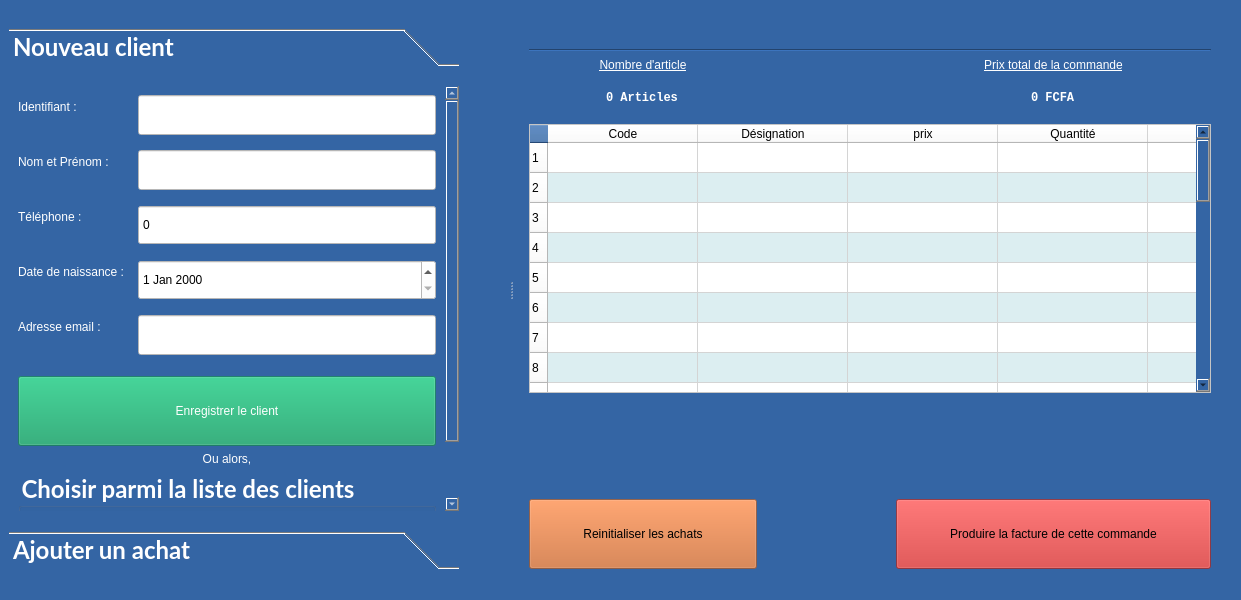
<?xml version="1.0" encoding="UTF-8"?>
<ui version="4.0">
 <class>MainWindow</class>
 <widget class="QMainWindow" name="MainWindow">
  <property name="geometry">
   <rect>
    <x>0</x>
    <y>0</y>
    <width>1241</width>
    <height>600</height>
   </rect>
  </property>
  <property name="minimumSize">
   <size>
    <width>0</width>
    <height>0</height>
   </size>
  </property>
  <property name="font">
   <font>
    <pointsize>12</pointsize>
   </font>
  </property>
  <property name="windowTitle">
   <string>Nouvel Achat</string>
  </property>
  <property name="styleSheet">
   <string notr="true">background-color: rgb(52, 101, 164);</string>
  </property>
  <widget class="QWidget" name="centralwidget">
   <layout class="QGridLayout" name="gridLayout">
    <property name="leftMargin">
     <number>15</number>
    </property>
    <property name="rightMargin">
     <number>30</number>
    </property>
    <item row="0" column="0">
     <spacer name="verticalSpacer_2">
      <property name="orientation">
       <enum>Qt::Vertical</enum>
      </property>
      <property name="sizeType">
       <enum>QSizePolicy::Fixed</enum>
      </property>
      <property name="sizeHint" stdset="0">
       <size>
        <width>20</width>
        <height>40</height>
       </size>
      </property>
     </spacer>
    </item>
    <item row="4" column="0" colspan="4">
     <widget class="QTableWidget" name="tableAchat">
      <property name="font">
       <font>
        <underline>false</underline>
       </font>
      </property>
      <property name="styleSheet">
       <string notr="true">background-color: rgb(255, 255, 255);
alternate-background-color: rgba(90, 173, 187, 54);</string>
      </property>
      <property name="horizontalScrollBarPolicy">
       <enum>Qt::ScrollBarAlwaysOff</enum>
      </property>
      <property name="editTriggers">
       <set>QAbstractItemView::SelectedClicked</set>
      </property>
      <property name="alternatingRowColors">
       <bool>true</bool>
      </property>
      <property name="rowCount">
       <number>30</number>
      </property>
      <attribute name="horizontalHeaderDefaultSectionSize">
       <number>150</number>
      </attribute>
      <attribute name="horizontalHeaderStretchLastSection">
       <bool>true</bool>
      </attribute>
      <attribute name="verticalHeaderDefaultSectionSize">
       <number>30</number>
      </attribute>
      <row/>
      <row/>
      <row/>
      <row/>
      <row/>
      <row/>
      <row/>
      <row/>
      <row/>
      <row/>
      <row/>
      <row/>
      <row/>
      <row/>
      <row/>
      <row/>
      <row/>
      <row/>
      <row/>
      <row/>
      <row/>
      <row/>
      <row/>
      <row/>
      <row/>
      <row/>
      <row/>
      <row/>
      <row/>
      <row/>
      <column>
       <property name="text">
        <string>Code</string>
       </property>
      </column>
      <column>
       <property name="text">
        <string>Désignation</string>
       </property>
      </column>
      <column>
       <property name="text">
        <string>prix</string>
       </property>
      </column>
      <column>
       <property name="text">
        <string>Quantité</string>
       </property>
      </column>
      <column>
       <property name="text">
        <string>Prix Total</string>
       </property>
      </column>
     </widget>
    </item>
    <item row="6" column="3">
     <widget class="QPushButton" name="btn_export">
      <property name="minimumSize">
       <size>
        <width>0</width>
        <height>70</height>
       </size>
      </property>
      <property name="styleSheet">
       <string notr="true">background-color: rgba(201, 42, 42, 160);</string>
      </property>
      <property name="text">
       <string>               Produire la facture de cette commande               </string>
      </property>
     </widget>
    </item>
    <item row="6" column="2">
     <spacer name="horizontalSpacer_3">
      <property name="orientation">
       <enum>Qt::Horizontal</enum>
      </property>
      <property name="sizeHint" stdset="0">
       <size>
        <width>40</width>
        <height>20</height>
       </size>
      </property>
     </spacer>
    </item>
    <item row="1" column="0" colspan="4">
     <widget class="Line" name="line">
      <property name="orientation">
       <enum>Qt::Horizontal</enum>
      </property>
     </widget>
    </item>
    <item row="5" column="0">
     <spacer name="verticalSpacer">
      <property name="orientation">
       <enum>Qt::Vertical</enum>
      </property>
      <property name="sizeType">
       <enum>QSizePolicy::Fixed</enum>
      </property>
      <property name="sizeHint" stdset="0">
       <size>
        <width>20</width>
        <height>100</height>
       </size>
      </property>
     </spacer>
    </item>
    <item row="6" column="0">
     <widget class="QPushButton" name="btn_open">
      <property name="minimumSize">
       <size>
        <width>0</width>
        <height>70</height>
       </size>
      </property>
      <property name="styleSheet">
       <string notr="true">background-color: rgba(204, 105, 47, 152);</string>
      </property>
      <property name="text">
       <string>               Reinitialiser les achats               </string>
      </property>
     </widget>
    </item>
    <item row="3" column="0">
     <widget class="QSpinBox" name="nb_article_spin">
      <property name="minimumSize">
       <size>
        <width>0</width>
        <height>40</height>
       </size>
      </property>
      <property name="font">
       <font>
        <family>Liberation Mono</family>
        <weight>75</weight>
        <bold>true</bold>
       </font>
      </property>
      <property name="layoutDirection">
       <enum>Qt::LeftToRight</enum>
      </property>
      <property name="styleSheet">
       <string notr="true">color: rgb(255, 255, 255);</string>
      </property>
      <property name="frame">
       <bool>false</bool>
      </property>
      <property name="alignment">
       <set>Qt::AlignCenter</set>
      </property>
      <property name="readOnly">
       <bool>true</bool>
      </property>
      <property name="buttonSymbols">
       <enum>QAbstractSpinBox::NoButtons</enum>
      </property>
      <property name="showGroupSeparator" stdset="0">
       <bool>true</bool>
      </property>
      <property name="suffix">
       <string> Articles</string>
      </property>
      <property name="maximum">
       <number>999999999</number>
      </property>
      <property name="stepType">
       <enum>QAbstractSpinBox::DefaultStepType</enum>
      </property>
     </widget>
    </item>
    <item row="2" column="3">
     <widget class="QLabel" name="label_2">
      <property name="font">
       <font>
        <underline>true</underline>
       </font>
      </property>
      <property name="styleSheet">
       <string notr="true">color: rgb(255, 255, 255);</string>
      </property>
      <property name="text">
       <string>Prix total de la commande</string>
      </property>
      <property name="alignment">
       <set>Qt::AlignCenter</set>
      </property>
     </widget>
    </item>
    <item row="2" column="0">
     <widget class="QLabel" name="label">
      <property name="font">
       <font>
        <underline>true</underline>
       </font>
      </property>
      <property name="styleSheet">
       <string notr="true">color: rgb(255, 255, 255);</string>
      </property>
      <property name="text">
       <string>Nombre d'article</string>
      </property>
      <property name="alignment">
       <set>Qt::AlignCenter</set>
      </property>
     </widget>
    </item>
    <item row="3" column="3">
     <widget class="QSpinBox" name="prix_total_spin">
      <property name="minimumSize">
       <size>
        <width>0</width>
        <height>40</height>
       </size>
      </property>
      <property name="font">
       <font>
        <family>Liberation Mono</family>
        <weight>75</weight>
        <bold>true</bold>
       </font>
      </property>
      <property name="layoutDirection">
       <enum>Qt::LeftToRight</enum>
      </property>
      <property name="styleSheet">
       <string notr="true">color: rgb(255, 255, 255);</string>
      </property>
      <property name="frame">
       <bool>false</bool>
      </property>
      <property name="alignment">
       <set>Qt::AlignCenter</set>
      </property>
      <property name="readOnly">
       <bool>true</bool>
      </property>
      <property name="buttonSymbols">
       <enum>QAbstractSpinBox::NoButtons</enum>
      </property>
      <property name="showGroupSeparator" stdset="0">
       <bool>true</bool>
      </property>
      <property name="suffix">
       <string> FCFA</string>
      </property>
      <property name="maximum">
       <number>999999999</number>
      </property>
      <property name="stepType">
       <enum>QAbstractSpinBox::DefaultStepType</enum>
      </property>
     </widget>
    </item>
   </layout>
  </widget>
  <widget class="QStatusBar" name="statusbar"/>
  <widget class="QDockWidget" name="dockWidget">
   <property name="features">
    <set>QDockWidget::NoDockWidgetFeatures</set>
   </property>
   <attribute name="dockWidgetArea">
    <number>1</number>
   </attribute>
   <widget class="QWidget" name="dockWidgetContents">
    <layout class="QGridLayout" name="gridLayout_2">
     <item row="0" column="0">
      <widget class="QToolBox" name="toolBox">
       <property name="minimumSize">
        <size>
         <width>450</width>
         <height>0</height>
        </size>
       </property>
       <property name="font">
        <font>
         <family>Lato</family>
         <pointsize>18</pointsize>
         <weight>75</weight>
         <bold>true</bold>
         <underline>false</underline>
        </font>
       </property>
       <property name="styleSheet">
        <string notr="true">color: rgb(255, 255, 255);</string>
       </property>
       <property name="frameShape">
        <enum>QFrame::NoFrame</enum>
       </property>
       <property name="frameShadow">
        <enum>QFrame::Plain</enum>
       </property>
       <property name="currentIndex">
        <number>0</number>
       </property>
       <property name="tabSpacing">
        <number>20</number>
       </property>
       <widget class="QWidget" name="page">
        <property name="geometry">
         <rect>
          <x>0</x>
          <y>0</y>
          <width>439</width>
          <height>472</height>
         </rect>
        </property>
        <attribute name="label">
         <string>Nouveau client</string>
        </attribute>
        <layout class="QGridLayout" name="gridLayout_3">
         <item row="3" column="0">
          <widget class="QGroupBox" name="groupBox">
           <property name="font">
            <font>
             <family>Lato</family>
             <pointsize>18</pointsize>
             <weight>75</weight>
             <bold>true</bold>
            </font>
           </property>
           <property name="title">
            <string>Choisir parmi la liste des clients</string>
           </property>
           <layout class="QGridLayout" name="gridLayout_5">
            <item row="0" column="0">
             <widget class="QComboBox" name="combo_choix_clt">
              <property name="minimumSize">
               <size>
                <width>0</width>
                <height>40</height>
               </size>
              </property>
             </widget>
            </item>
           </layout>
          </widget>
         </item>
         <item row="0" column="0">
          <layout class="QFormLayout" name="formLayout">
           <property name="horizontalSpacing">
            <number>10</number>
           </property>
           <property name="verticalSpacing">
            <number>15</number>
           </property>
           <property name="bottomMargin">
            <number>15</number>
           </property>
           <item row="0" column="0">
            <widget class="QLabel" name="identifiantLabel">
             <property name="text">
              <string>Identifiant : </string>
             </property>
            </widget>
           </item>
           <item row="0" column="1">
            <widget class="QLineEdit" name="identifiantLineEdit">
             <property name="minimumSize">
              <size>
               <width>0</width>
               <height>40</height>
              </size>
             </property>
             <property name="styleSheet">
              <string notr="true">background-color: rgb(255, 255, 255);
color: rgb(0, 0, 0);</string>
             </property>
            </widget>
           </item>
           <item row="1" column="0">
            <widget class="QLabel" name="nomEtPrNomLabel">
             <property name="text">
              <string>Nom et Prénom : </string>
             </property>
            </widget>
           </item>
           <item row="1" column="1">
            <widget class="QLineEdit" name="nomEtPrNomLineEdit">
             <property name="minimumSize">
              <size>
               <width>0</width>
               <height>40</height>
              </size>
             </property>
             <property name="styleSheet">
              <string notr="true">background-color: rgb(255, 255, 255);
color: rgb(0, 0, 0);</string>
             </property>
            </widget>
           </item>
           <item row="2" column="0">
            <widget class="QLabel" name="tLPhoneLabel">
             <property name="text">
              <string>Téléphone : </string>
             </property>
            </widget>
           </item>
           <item row="3" column="0">
            <widget class="QLabel" name="dateDeNaissanceLabel">
             <property name="text">
              <string>Date de naissance : </string>
             </property>
            </widget>
           </item>
           <item row="3" column="1">
            <widget class="QDateEdit" name="dateDeNaissanceDateEdit">
             <property name="minimumSize">
              <size>
               <width>0</width>
               <height>40</height>
              </size>
             </property>
             <property name="styleSheet">
              <string notr="true">background-color: rgb(255, 255, 255);
color: rgb(0, 0, 0);</string>
             </property>
            </widget>
           </item>
           <item row="4" column="0">
            <widget class="QLabel" name="adresseEmailLabel">
             <property name="text">
              <string>Adresse email : </string>
             </property>
            </widget>
           </item>
           <item row="4" column="1">
            <widget class="QLineEdit" name="adresseEmailLineEdit">
             <property name="minimumSize">
              <size>
               <width>0</width>
               <height>40</height>
              </size>
             </property>
             <property name="styleSheet">
              <string notr="true">background-color: rgb(255, 255, 255);
color: rgb(0, 0, 0);</string>
             </property>
            </widget>
           </item>
           <item row="2" column="1">
            <widget class="QSpinBox" name="tel_spin">
             <property name="minimumSize">
              <size>
               <width>0</width>
               <height>40</height>
              </size>
             </property>
             <property name="styleSheet">
              <string notr="true">background-color: rgb(255, 255, 255);
color: rgb(0, 0, 0);</string>
             </property>
             <property name="buttonSymbols">
              <enum>QAbstractSpinBox::NoButtons</enum>
             </property>
             <property name="maximum">
              <number>999999999</number>
             </property>
            </widget>
           </item>
          </layout>
         </item>
         <item row="2" column="0">
          <widget class="QLabel" name="label_3">
           <property name="text">
            <string>Ou alors,</string>
           </property>
           <property name="alignment">
            <set>Qt::AlignCenter</set>
           </property>
          </widget>
         </item>
         <item row="1" column="0">
          <widget class="QPushButton" name="btn_save">
           <property name="minimumSize">
            <size>
             <width>0</width>
             <height>70</height>
            </size>
           </property>
           <property name="styleSheet">
            <string notr="true">background-color: rgba(17, 158, 101, 143);</string>
           </property>
           <property name="text">
            <string>Enregistrer le client</string>
           </property>
          </widget>
         </item>
        </layout>
       </widget>
       <widget class="QWidget" name="page_2">
        <property name="geometry">
         <rect>
          <x>0</x>
          <y>0</y>
          <width>450</width>
          <height>451</height>
         </rect>
        </property>
        <attribute name="label">
         <string>Ajouter un achat</string>
        </attribute>
        <layout class="QGridLayout" name="gridLayout_4">
         <item row="0" column="0">
          <layout class="QFormLayout" name="formLayout_2">
           <property name="horizontalSpacing">
            <number>10</number>
           </property>
           <property name="verticalSpacing">
            <number>15</number>
           </property>
           <item row="0" column="0">
            <widget class="QLabel" name="identifiantLabel_2">
             <property name="text">
              <string>Code : </string>
             </property>
            </widget>
           </item>
           <item row="0" column="1">
            <widget class="QLineEdit" name="code_lineEdit">
             <property name="minimumSize">
              <size>
               <width>0</width>
               <height>40</height>
              </size>
             </property>
             <property name="styleSheet">
              <string notr="true">background-color: rgb(255, 255, 255);
color: rgb(0, 0, 0);</string>
             </property>
             <property name="readOnly">
              <bool>true</bool>
             </property>
            </widget>
           </item>
           <item row="1" column="0">
            <widget class="QLabel" name="nomEtPrNomLabel_2">
             <property name="text">
              <string>Désignation : </string>
             </property>
            </widget>
           </item>
           <item row="2" column="0">
            <widget class="QLabel" name="tLPhoneLabel_2">
             <property name="text">
              <string>Prix : </string>
             </property>
            </widget>
           </item>
           <item row="3" column="0">
            <widget class="QLabel" name="adresseEmailLabel_2">
             <property name="text">
              <string>Quantité : </string>
             </property>
            </widget>
           </item>
           <item row="4" column="0">
            <widget class="QLabel" name="prixTotalLabel">
             <property name="text">
              <string>Prix Total : </string>
             </property>
            </widget>
           </item>
           <item row="4" column="1">
            <widget class="QSpinBox" name="prixTotalSpinBox">
             <property name="minimumSize">
              <size>
               <width>0</width>
               <height>40</height>
              </size>
             </property>
             <property name="styleSheet">
              <string notr="true">background-color: rgb(255, 255, 255);
color: rgb(0, 0, 0);</string>
             </property>
             <property name="readOnly">
              <bool>true</bool>
             </property>
             <property name="buttonSymbols">
              <enum>QAbstractSpinBox::NoButtons</enum>
             </property>
             <property name="maximum">
              <number>999999999</number>
             </property>
            </widget>
           </item>
           <item row="2" column="1">
            <widget class="QSpinBox" name="prixSpin">
             <property name="minimumSize">
              <size>
               <width>0</width>
               <height>40</height>
              </size>
             </property>
             <property name="styleSheet">
              <string notr="true">background-color: rgb(255, 255, 255);
color: rgb(0, 0, 0);</string>
             </property>
             <property name="readOnly">
              <bool>true</bool>
             </property>
             <property name="buttonSymbols">
              <enum>QAbstractSpinBox::NoButtons</enum>
             </property>
             <property name="maximum">
              <number>999999999</number>
             </property>
            </widget>
           </item>
           <item row="3" column="1">
            <widget class="QSpinBox" name="qtteSpin">
             <property name="minimumSize">
              <size>
               <width>0</width>
               <height>40</height>
              </size>
             </property>
             <property name="styleSheet">
              <string notr="true">background-color: rgb(255, 255, 255);
color: rgb(0, 0, 0);</string>
             </property>
             <property name="buttonSymbols">
              <enum>QAbstractSpinBox::NoButtons</enum>
             </property>
             <property name="maximum">
              <number>999999999</number>
             </property>
            </widget>
           </item>
           <item row="1" column="1">
            <widget class="QComboBox" name="comboDesin">
             <property name="minimumSize">
              <size>
               <width>0</width>
               <height>40</height>
              </size>
             </property>
             <property name="styleSheet">
              <string notr="true">color: rgb(0, 0, 0);</string>
             </property>
            </widget>
           </item>
          </layout>
         </item>
         <item row="1" column="0">
          <widget class="QPushButton" name="btn_add_achat">
           <property name="minimumSize">
            <size>
             <width>0</width>
             <height>70</height>
            </size>
           </property>
           <property name="font">
            <font>
             <pointsize>15</pointsize>
            </font>
           </property>
           <property name="styleSheet">
            <string notr="true">color: rgb(0, 0, 0);
background-color: rgba(204, 105, 47, 152);</string>
           </property>
           <property name="text">
            <string>Ajouter l'achat</string>
           </property>
          </widget>
         </item>
        </layout>
       </widget>
      </widget>
     </item>
     <item row="0" column="1">
      <spacer name="horizontalSpacer_2">
       <property name="orientation">
        <enum>Qt::Horizontal</enum>
       </property>
       <property name="sizeHint" stdset="0">
        <size>
         <width>40</width>
         <height>20</height>
        </size>
       </property>
      </spacer>
     </item>
    </layout>
   </widget>
  </widget>
 </widget>
 <resources/>
 <connections/>
</ui>
